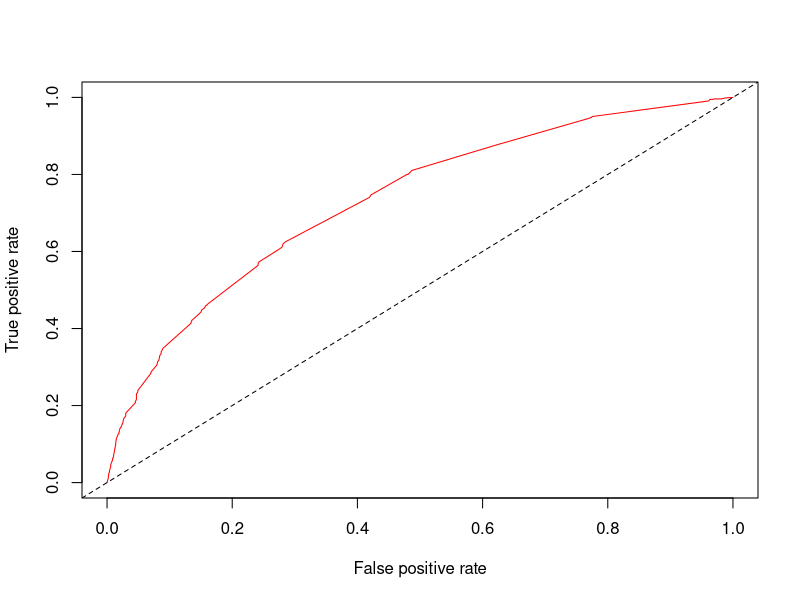
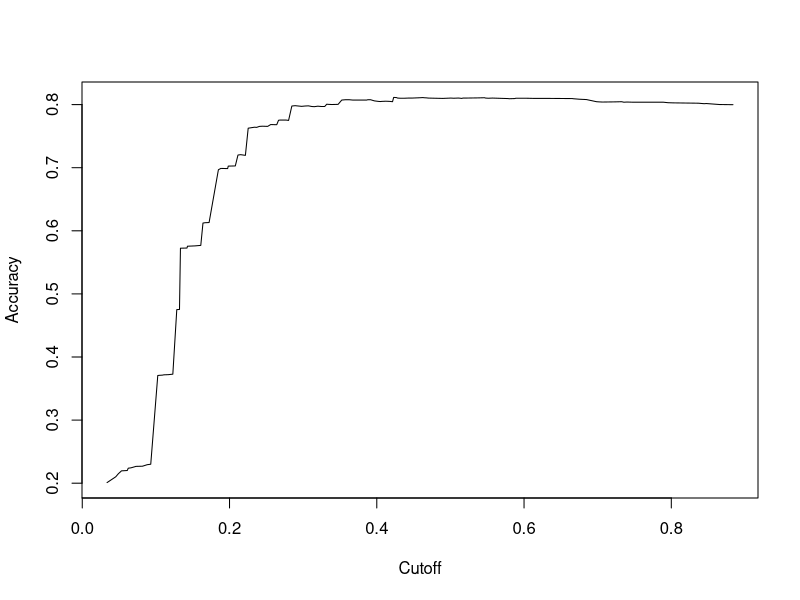

Recreate these plots in R, in order.
## ---- chunk 1
knitr::opts_chunk$set(echo = TRUE)
knitr::opts_chunk$set(fig.width = 5, fig.height = 4)
knitr::opts_chunk$set(fig.align = 'center')
knitr::opts_knit$set(concordance = FALSE) # correct (approximate) mapping of lines between .rmd and log-file
options(width = 90)
## ---- chunk 2

# load data
dv <- read.csv("dv.csv")

# basic descriptive statistics
summary(dv)

# create binary visit variable
dv$bin_visits <- as.numeric(dv$visits >= 1)

# estimate logit model
logit <- glm(bin_visits ~ gender + illness + reduced + freepoor, 
             data=dv, family=binomial(link="logit"))

## ---- chunk 3

# output summary
summary(logit)

## ---- chunk 4

# build the contingency table & calculate the odds ratio manually
(tab <- xtabs(~ gender + bin_visits, data = dv))
(tab <- prop.table(tab, 1))
(tab <- tab[,2]/tab[,1])
tab[2]/tab[1]


## ---- chunk 5

# odds ratio is the same for the simple logit model and the contingency table
aux <- glm(bin_visits ~ gender, data = dv, family = binomial)
exp(coef(aux)[2])

## ---- chunk 6

# create the new observation
new_data <- data.frame(gender = "male",  # male
                       illness = 0,      # no illness in past 2 weeks
                       reduced = 4,      # 4 days of reduced activity
                       freepoor = "yes") # free health insurance

# need type="response" in order to get the proper probability prediction 
# rather than the log odds prediction
predict(logit, newdata = new_data, type = "response")

## ---- chunk 7

# McFadden's R^2
logit_cons <- update(logit, formula = . ~ 1)
print(1 - as.vector(logLik(logit) / logLik(logit_cons)))

# ROC curve - trade-off between FPR and TPR
library(ROCR)
pred <- prediction(fitted(logit), dv$bin_visits)
plot(performance(pred, "tpr", "fpr"), col="Red")
abline(0, 1, lty=2)

## ---- chunk 8

# plot accuracy wrt cutoff
plot(performance(pred, "acc"))

## ---- chunk 9

# find the highest accuracy and its cutoff
acc <- performance(pred, "acc")

# extract all cutoff and accuracy values
cutoff_values <- acc@x.values[[1]]
accuracy_values <- acc@y.values[[1]]

# find the index of the highest accuracy
highest_index <- which.max(accuracy_values)

# extract the corresponding cutoff to the highest accuracy
cutoff_opt <- cutoff_values[highest_index]

print(cutoff_opt)
print(max(accuracy_values))

## ---- chunk 10

# confusion matrix with threshold 0.5
print(table(true = dv$bin_visits, pred = fitted(logit) > 0.5))

# confusion matrix with optimal cutoff 
print(table(true = dv$bin_visits, pred = fitted(logit) > cutoff_opt))


## ---- chunk 11
# Let's just predict that no one will visit the doctor
mean(1 - dv$bin_visits)
## ---- chunk 12

# store both tables from the previous task
table1 = table(true = dv$bin_visits, pred = fitted(logit) > 0.5)
table2 = table(true = dv$bin_visits, pred = fitted(logit) > cutoff_opt)

# calculate the hit rates
hit_rate1 <- table1[2,2] / sum(table1[2,])
hit_rate2 <- table2[2,2] / sum(table2[2,])

print(hit_rate1)
print(hit_rate2)
